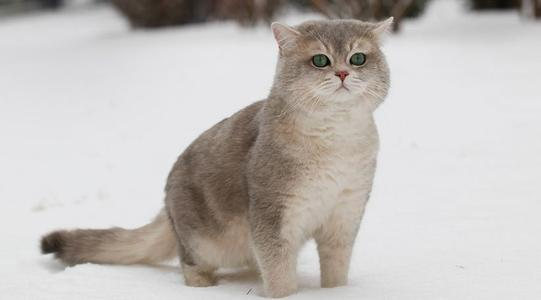
#> input picture img/cat.jpg, 541 x 300 px
$ python edge_detection_using_pillow.py
#> lines starting #> are read from the running program, lines starting #| are printed output that depends on the picture
from PIL import Image, ImageFilter
img = Image.open("img/cat.jpg")
#> img is the input picture: PIL image 541x300 RGB; mean R, G, B 193.4, 188.9, 185.4

# Converting the image to grayscale, as Sobel Operator requires
# input image to be of mode Grayscale (L)
# 我们将使用 PIL.ImageFilter.Kernel() 创建一个拉普拉斯滤波器，然后使用该滤波器进行边缘检测。
img = img.convert("L")
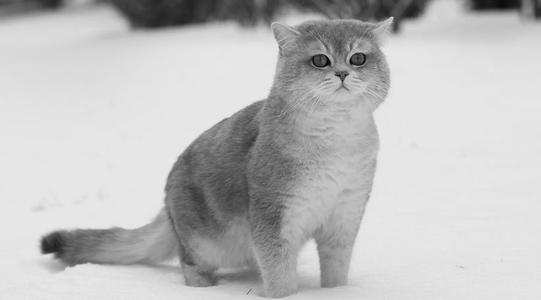
#> img: PIL image 541x300 L; min 1, max 240, mean 189.8
# Calculating Edges using the passed laplican Kernel
final = img.filter(ImageFilter.Kernel((3, 3), (-1, -1, -1, -1, 8,
                                           -1, -1, -1, -1), 1, 0))
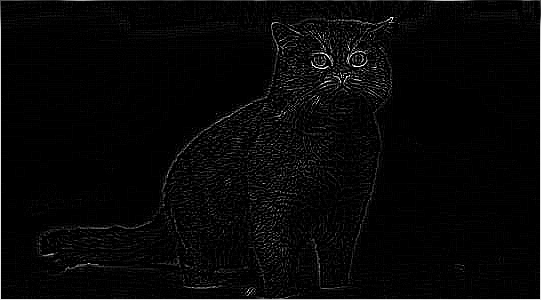
#> final: PIL image 541x300 L; min 0, max 255, mean 6.9
# Saving the Image Under the name Edge_Sample.png
final.save("EDGE_sample2.png")

$ run again, with img/bijini.jpg copied over img/cat.jpg
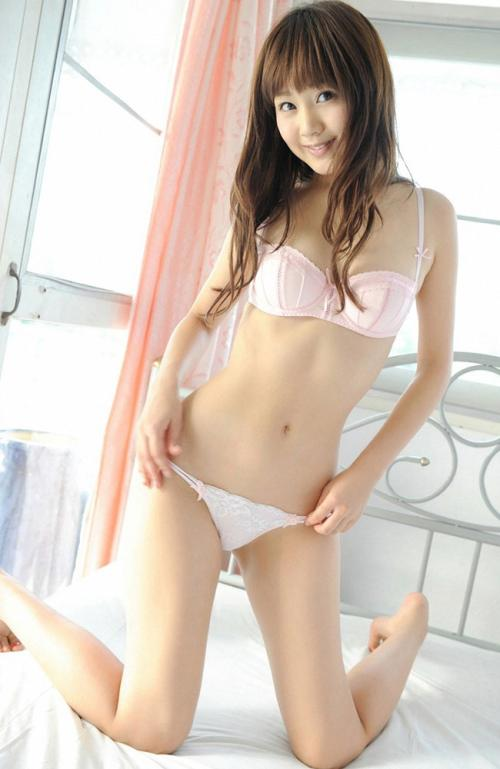
#> input picture img/bijini.jpg, 500 x 769 px
#> img is the input picture: PIL image 500x769 RGB; mean R, G, B 214.9, 201.2, 189.9
#> `img = img.convert("L")`:
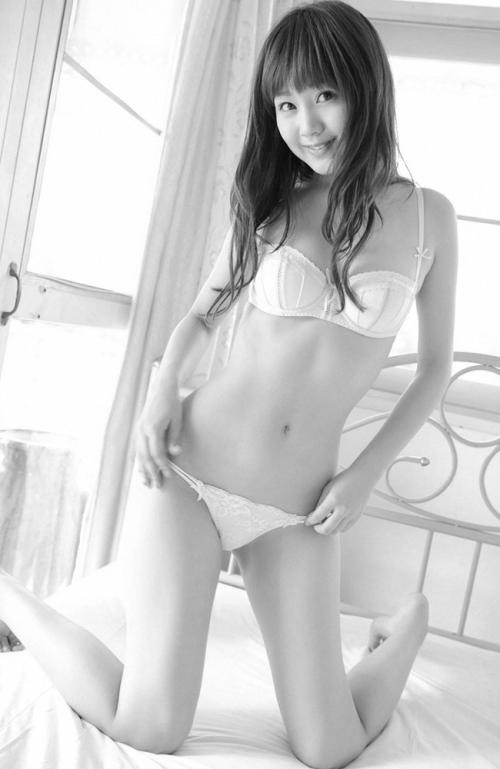
#> img: PIL image 500x769 L; min 1, max 255, mean 204
#> `final = img.filter(ImageFilter.Kernel((3, 3), (-1, -1, -1, -1, 8, -1, ..`:
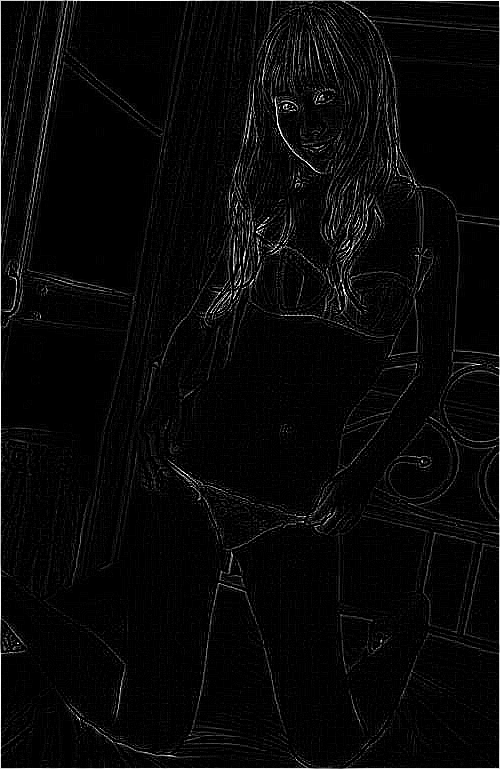
#> final: PIL image 500x769 L; min 0, max 255, mean 8.7

$ run again, with img/image.jpg copied over img/cat.jpg
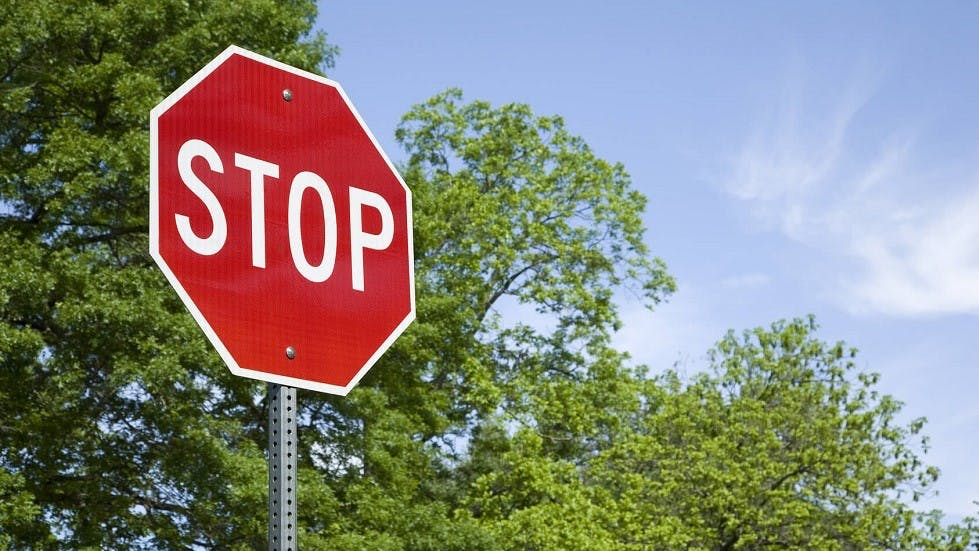
#> input picture img/image.jpg, 979 x 551 px
#> img is the input picture: PIL image 979x551 RGB; mean R, G, B 133.1, 133.3, 123.1
#> `img = img.convert("L")`:
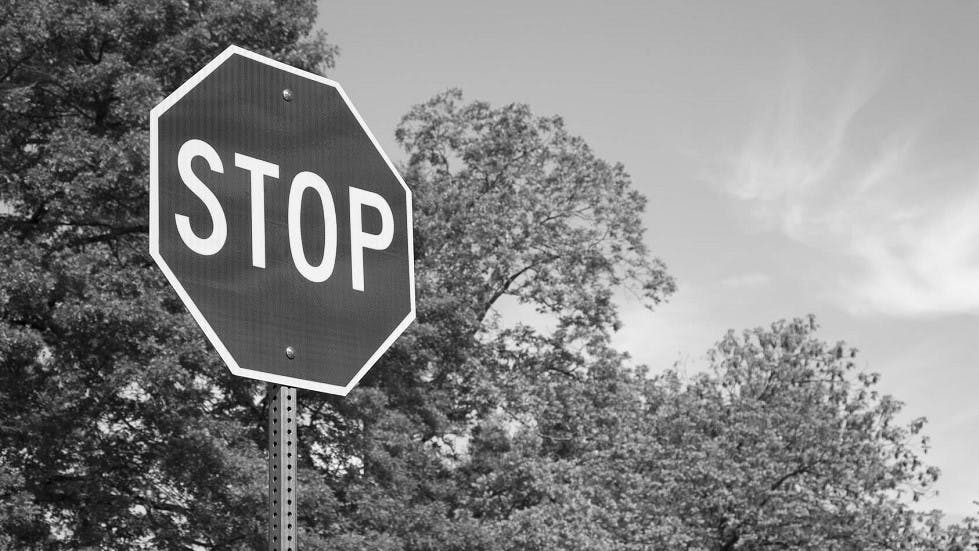
#> img: PIL image 979x551 L; min 0, max 255, mean 132
#> `final = img.filter(ImageFilter.Kernel((3, 3), (-1, -1, -1, -1, 8, -1, ..`:
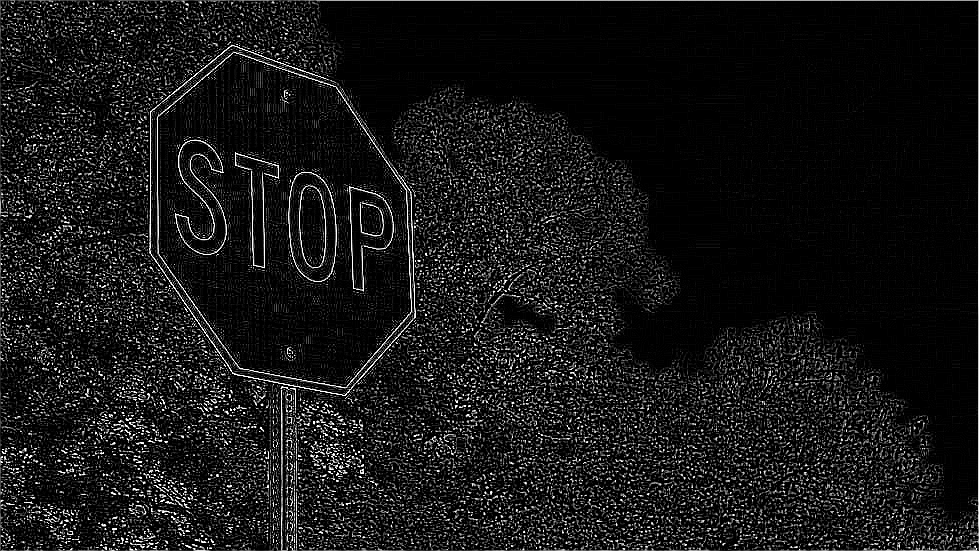
#> final: PIL image 979x551 L; min 0, max 255, mean 23
